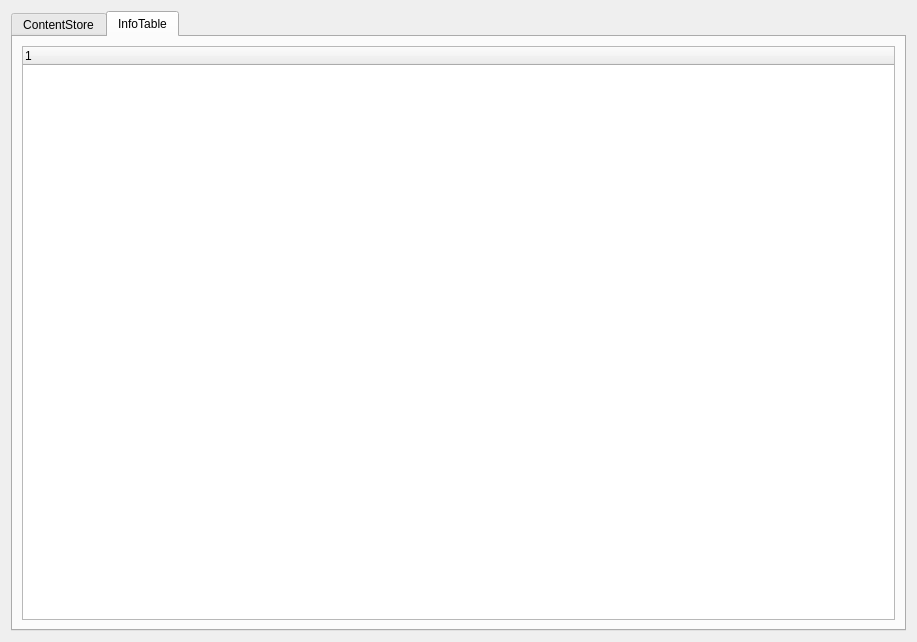
<?xml version="1.0" encoding="UTF-8"?>
<ui version="4.0">
 <class>NodeInfo</class>
 <widget class="QDialog" name="NodeInfo">
  <property name="geometry">
   <rect>
    <x>0</x>
    <y>0</y>
    <width>917</width>
    <height>642</height>
   </rect>
  </property>
  <property name="windowTitle">
   <string>Dialog</string>
  </property>
  <layout class="QGridLayout" name="gridLayout">
   <item row="0" column="0">
    <widget class="QTabWidget" name="tabWidget">
     <property name="currentIndex">
      <number>1</number>
     </property>
     <widget class="QWidget" name="tab_cs">
      <attribute name="title">
       <string>ContentStore</string>
      </attribute>
      <layout class="QGridLayout" name="gridLayout_3">
       <item row="0" column="0">
        <widget class="QTableWidget" name="table_cs"/>
       </item>
      </layout>
     </widget>
     <widget class="QWidget" name="tab_infotable">
      <attribute name="title">
       <string>InfoTable</string>
      </attribute>
      <layout class="QGridLayout" name="gridLayout_2">
       <item row="0" column="0">
        <widget class="QTreeWidget" name="tree_info">
         <column>
          <property name="text">
           <string notr="true">1</string>
          </property>
         </column>
        </widget>
       </item>
      </layout>
     </widget>
    </widget>
   </item>
  </layout>
 </widget>
 <resources/>
 <connections/>
</ui>
